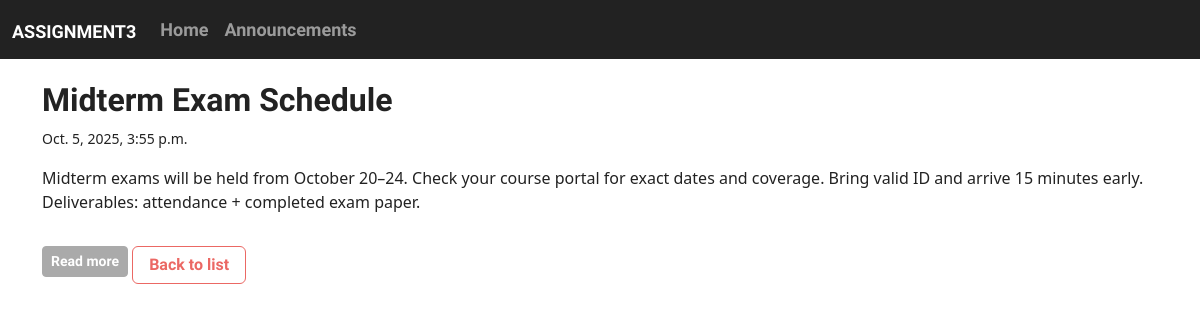
Page /announcements/4/ on the committed database.
### details/models.py (models this page shows, shortened)
class Announcement(models.Model):
    title = models.CharField(max_length=200)
    content = models.TextField()
    date_posted = models.DateTimeField(auto_now_add=True)

### details/views.py (the view)
# urls.py: path('announcements/<int:pk>/', views.announcement_detail, name='announcement_detail'),
def announcement_detail(request, pk):
    announcement = get_object_or_404(Announcement, pk=pk)
    return render(request, 'details/announcement_detail.html', {'announcement': announcement})

### details/templates/details/announcement_detail.html (shortened to what this page needs)
{% extends 'details/base.html' %}
{% block content %}
<h2>{{ announcement.title }}</h2>
<p><small>{{ announcement.date_posted }}</small></p>
<p id="short-content">{{ announcement.content|truncatechars:200 }}</p>
<button id="toggle-btn" class="btn btn-secondary btn-sm mt-2">Read more</button>
<a href="/announcements/" class="btn btn-outline-primary mt-3">Back to list</a>
{% endblock %}

### rows in the picture
Announcement: title "Midterm Exam Schedule", date_posted "Oct. 5, 2025, 3:55 p.m.", content "Midterm exams will be held from October 20–24. Check your course portal for exact dates and coverage. Bring valid ID and arrive 15 minutes early. Deliverables: attendance + completed exam paper."
